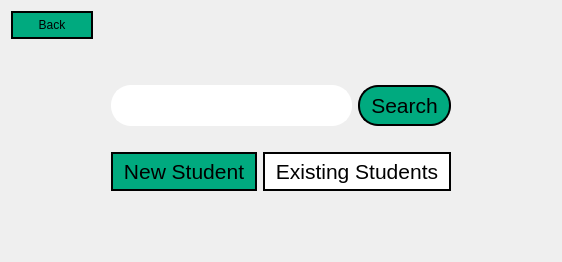
     <widget class="QWidget" name="page_7">
      <layout class="QGridLayout" name="gridLayout_25">
       <item row="0" column="1">
        <spacer name="horizontalSpacer_37">
         <property name="orientation">
          <enum>Qt::Horizontal</enum>
         </property>
         <property name="sizeHint" stdset="0">
          <size>
           <width>40</width>
           <height>20</height>
          </size>
         </property>
        </spacer>
       </item>
       <item row="0" column="4">
        <spacer name="horizontalSpacer_11">
         <property name="orientation">
          <enum>Qt::Horizontal</enum>
         </property>
         <property name="sizeHint" stdset="0">
          <size>
           <width>40</width>
           <height>20</height>
          </size>
         </property>
        </spacer>
       </item>
       <item row="3" column="0">
        <spacer name="verticalSpacer_8">
         <property name="orientation">
          <enum>Qt::Vertical</enum>
         </property>
         <property name="sizeHint" stdset="0">
          <size>
           <width>20</width>
           <height>40</height>
          </size>
         </property>
        </spacer>
       </item>
       <item row="1" column="2" colspan="3">
        <spacer name="verticalSpacer_13">
         <property name="orientation">
          <enum>Qt::Vertical</enum>
         </property>
         <property name="sizeHint" stdset="0">
          <size>
           <width>20</width>
           <height>40</height>
          </size>
         </property>
        </spacer>
       </item>
       <item row="0" column="5">
        <spacer name="horizontalSpacer_7">
         <property name="orientation">
          <enum>Qt::Horizontal</enum>
         </property>
         <property name="sizeHint" stdset="0">
          <size>
           <width>40</width>
           <height>20</height>
          </size>
         </property>
        </spacer>
       </item>
       <item row="0" column="3">
        <widget class="QLabel" name="label_6">
         <property name="maximumSize">
          <size>
           <width>200</width>
           <height>50</height>
          </size>
         </property>
         <property name="text">
          <string/>
         </property>
         <property name="pixmap">
          <pixmap resource="resources.qrc">:/img/img/333.png</pixmap>
         </property>
         <property name="scaledContents">
          <bool>true</bool>
         </property>
         <property name="alignment">
          <set>Qt::AlignCenter</set>
         </property>
        </widget>
       </item>
       <item row="0" column="6">
        <spacer name="horizontalSpacer">
         <property name="orientation">
          <enum>Qt::Horizontal</enum>
         </property>
         <property name="sizeHint" stdset="0">
          <size>
           <width>40</width>
           <height>20</height>
          </size>
         </property>
        </spacer>
       </item>
       <item row="2" column="0" colspan="8">
        <layout class="QGridLayout" name="gridLayout_26">
         <item row="3" column="5" colspan="2">
          <spacer name="horizontalSpacer_20">
           <property name="orientation">
            <enum>Qt::Horizontal</enum>
           </property>
           <property name="sizeHint" stdset="0">
            <size>
             <width>40</width>
             <height>20</height>
            </size>
           </property>
          </spacer>
         </item>
         <item row="0" column="1" colspan="5">
          <widget class="QLineEdit" name="lineEdit_search_stud_ID">
           <property name="sizePolicy">
            <sizepolicy hsizetype="Expanding" vsizetype="Fixed">
             <horstretch>0</horstretch>
             <verstretch>0</verstretch>
            </sizepolicy>
           </property>
           <property name="minimumSize">
            <size>
             <width>0</width>
             <height>30</height>
            </size>
           </property>
           <property name="font">
            <font>
             <pointsize>16</pointsize>
            </font>
           </property>
           <property name="statusTip">
            <string/>
           </property>
           <property name="styleSheet">
            <string notr="true">
color: rgb(255, 255, 255);

border-width: 2px;        
  border-style: solid;
border-color: rgb(255, 255, 255);
  border-radius: 20px;
  padding:5px;</string>
           </property>
           <property name="frame">
            <bool>true</bool>
           </property>
           <property name="echoMode">
            <enum>QLineEdit::Normal</enum>
           </property>
           <property name="alignment">
            <set>Qt::AlignCenter</set>
           </property>
           <property name="dragEnabled">
            <bool>true</bool>
           </property>
           <property name="readOnly">
            <bool>false</bool>
           </property>
           <property name="placeholderText">
            <string>Enter Student ID</string>
           </property>
           <property name="clearButtonEnabled">
            <bool>true</bool>
           </property>
          </widget>
         </item>
         <item row="2" column="0">
          <spacer name="horizontalSpacer_21">
           <property name="orientation">
            <enum>Qt::Horizontal</enum>
           </property>
           <property name="sizeType">
            <enum>QSizePolicy::Fixed</enum>
           </property>
           <property name="sizeHint" stdset="0">
            <size>
             <width>100</width>
             <height>20</height>
            </size>
           </property>
          </spacer>
         </item>
         <item row="2" column="1" colspan="3">
          <widget class="QPushButton" name="pushButton_2">
           <property name="font">
            <font>
             <pointsize>16</pointsize>
            </font>
           </property>
           <property name="styleSheet">
            <string notr="true">color: rgb(0, 0, 0);
background-color: rgb(0, 170, 127);
border-width: 2px;        
  border-style: solid;
  border-radius: 20px;
  padding:5px;</string>
           </property>
           <property name="text">
            <string> New Student </string>
           </property>
          </widget>
         </item>
         <item row="3" column="1" colspan="3">
          <spacer name="horizontalSpacer_23">
           <property name="orientation">
            <enum>Qt::Horizontal</enum>
           </property>
           <property name="sizeHint" stdset="0">
            <size>
             <width>40</width>
             <height>20</height>
            </size>
           </property>
          </spacer>
         </item>
         <item row="0" column="7">
          <spacer name="horizontalSpacer_12">
           <property name="orientation">
            <enum>Qt::Horizontal</enum>
           </property>
           <property name="sizeType">
            <enum>QSizePolicy::Fixed</enum>
           </property>
           <property name="sizeHint" stdset="0">
            <size>
             <width>100</width>
             <height>20</height>
            </size>
           </property>
          </spacer>
         </item>
         <item row="0" column="0">
          <spacer name="horizontalSpacer_17">
           <property name="orientation">
            <enum>Qt::Horizontal</enum>
           </property>
           <property name="sizeType">
            <enum>QSizePolicy::Fixed</enum>
           </property>
           <property name="sizeHint" stdset="0">
            <size>
             <width>100</width>
             <height>20</height>
            </size>
           </property>
          </spacer>
         </item>
         <item row="2" column="4" colspan="3">
          <widget class="QPushButton" name="pushButton_11">
           <property name="font">
            <font>
             <pointsize>16</pointsize>
            </font>
           </property>
           <property name="styleSheet">
            <string notr="true">color: rgb(0, 0, 0);
background-color: rgb(255, 255, 255);
border-width: 2px;        
  border-style: solid;
  border-radius: 20px;
  padding:5px;</string>
           </property>
           <property name="text">
            <string> Existing Students </string>
           </property>
          </widget>
         </item>
         <item row="0" column="6">
          <widget class="QPushButton" name="pushButton_3">
           <property name="sizePolicy">
            <sizepolicy hsizetype="Minimum" vsizetype="Minimum">
             <horstretch>0</horstretch>
             <verstretch>0</verstretch>
            </sizepolicy>
           </property>
           <property name="minimumSize">
            <size>
             <width>0</width>
             <height>30</height>
            </size>
           </property>
           <property name="font">
            <font>
             <pointsize>16</pointsize>
            </font>
           </property>
           <property name="styleSheet">
            <string notr="true">color: rgb(0, 0, 0);
background-color: rgb(0, 170, 127);
border-width: 2px;        
  border-style: solid;
  border-radius: 20px;
  padding:5px;</string>
           </property>
           <property name="text">
            <string> Search </string>
           </property>
          </widget>
         </item>
         <item row="2" column="7">
          <spacer name="horizontalSpacer_22">
           <property name="orientation">
            <enum>Qt::Horizontal</enum>
           </property>
           <property name="sizeType">
            <enum>QSizePolicy::Fixed</enum>
           </property>
           <property name="sizeHint" stdset="0">
            <size>
             <width>100</width>
             <height>20</height>
            </size>
           </property>
          </spacer>
         </item>
         <item row="1" column="3" colspan="2">
          <spacer name="verticalSpacer_15">
           <property name="orientation">
            <enum>Qt::Vertical</enum>
           </property>
           <property name="sizeType">
            <enum>QSizePolicy::Fixed</enum>
           </property>
           <property name="sizeHint" stdset="0">
            <size>
             <width>20</width>
             <height>20</height>
            </size>
           </property>
          </spacer>
         </item>
        </layout>
       </item>
       <item row="0" column="2">
        <spacer name="horizontalSpacer_35">
         <property name="orientation">
          <enum>Qt::Horizontal</enum>
         </property>
         <property name="sizeHint" stdset="0">
          <size>
           <width>40</width>
           <height>20</height>
          </size>
         </property>
        </spacer>
       </item>
       <item row="0" column="0">
        <widget class="QPushButton" name="pushButton_21">
         <property name="sizePolicy">
          <sizepolicy hsizetype="Expanding" vsizetype="Fixed">
           <horstretch>0</horstretch>
           <verstretch>0</verstretch>
          </sizepolicy>
         </property>
         <property name="styleSheet">
          <string notr="true">color: rgb(0, 0, 0);
background-color: rgb(0, 170, 127);
border-width: 2px;        
  border-style: solid;
  border-radius: 15px;
  padding:5px;</string>
         </property>
         <property name="text">
          <string>Back</string>
         </property>
        </widget>
       </item>
      </layout>
     </widget>
